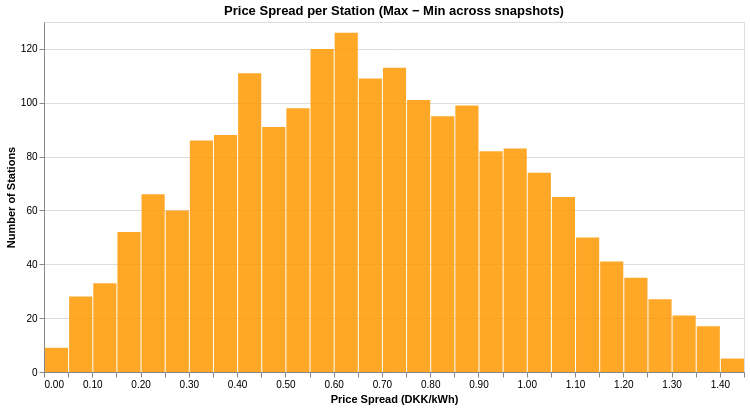

Notebook code cell kept with this figure:
### Code cell
# Price spread per station: how much does price vary over sim time?
price['PriceSpread'] = price['MaxPrice'] - price['MinPrice']

alt.Chart(price).mark_bar(color='#ff9800', opacity=0.85).encode(
    alt.X('PriceSpread:Q', bin=alt.Bin(maxbins=40), title='Price Spread (DKK/kWh)'),
    alt.Y('count()', title='Number of Stations'),
    tooltip=[
        alt.Tooltip('PriceSpread:Q', bin=alt.Bin(maxbins=40), title='Spread'),
        alt.Tooltip('count()', title='Stations'),
    ]
).properties(
    title='Price Spread per Station (Max − Min across snapshots)',
    width=700, height=350
).interactive()

### Figure 1 — Vega specification as saved in the notebook (floating-point values rounded to 4 significant figures)
{"$schema": "https://vega.github.io/schema/vega/v6.json", "data": [{"name": "param_1e9efca18e7a2868_store"}, {"name": "source_0", "values": [{"__count": 41, "bin_maxbins_40_PriceSpread": 1.15, "bin_maxbins_40_PriceSpread_end": 1.2}, {"__count": 109, "bin_maxbins_40_PriceSpread": 0.65, "bin_maxbins_40_PriceSpread_end": 0.7}, {"__count": 98, "bin_maxbins_40_PriceSpread": 0.5, "bin_maxbins_40_PriceSpread_end": 0.55}, {"__count": 120, "bin_maxbins_40_PriceSpread": 0.55, "bin_maxbins_40_PriceSpread_end": 0.6}, {"__count": 113, "bin_maxbins_40_PriceSpread": 0.7, "bin_maxbins_40_PriceSpread_end": 0.75}, {"__count": 111, "bin_maxbins_40_PriceSpread": 0.4, "bin_maxbins_40_PriceSpread_end": 0.45}, {"__count": 101, "bin_maxbins_40_PriceSpread": 0.75, "bin_maxbins_40_PriceSpread_end": 0.8}, {"__count": 65, "bin_maxbins_40_PriceSpread": 1.05, "bin_maxbins_40_PriceSpread_end": 1.1}, {"__count": 91, "bin_maxbins_40_PriceSpread": 0.45, "bin_maxbins_40_PriceSpread_end": 0.5}, {"__count": 95, "bin_maxbins_40_PriceSpread": 0.8, "bin_maxbins_40_PriceSpread_end": 0.85}, {"__count": 82, "bin_maxbins_40_PriceSpread": 0.9, "bin_maxbins_40_PriceSpread_end": 0.95}, {"__count": 88, "bin_maxbins_40_PriceSpread": 0.35, "bin_maxbins_40_PriceSpread_end": 0.4}, {"__count": 126, "bin_maxbins_40_PriceSpread": 0.6, "bin_maxbins_40_PriceSpread_end": 0.65}, {"__count": 21, "bin_maxbins_40_PriceSpread": 1.3, "bin_maxbins_40_PriceSpread_end": 1.35}, {"__count": 33, "bin_maxbins_40_PriceSpread": 0.1, "bin_maxbins_40_PriceSpread_end": 0.15}, {"__count": 50, "bin_maxbins_40_PriceSpread": 1.1, "bin_maxbins_40_PriceSpread_end": 1.15}, {"__count": 74, "bin_maxbins_40_PriceSpread": 1.0, "bin_maxbins_40_PriceSpread_end": 1.05}, {"__count": 99, "bin_maxbins_40_PriceSpread": 0.85, "bin_maxbins_40_PriceSpread_end": 0.9}, {"__count": 83, "bin_maxbins_40_PriceSpread": 0.95, "bin_maxbins_40_PriceSpread_end": 1.0}, {"__count": 52, "bin_maxbins_40_PriceSpread": 0.15, "bin_maxbins_40_PriceSpread_end": 0.2}, {"__count": 86, "bin_maxbins_40_PriceSpread": 0.3, "bin_maxbins_40_PriceSpread_end": 0.35}, {"__count": 60, "bin_maxbins_40_PriceSpread": 0.25, "bin_maxbins_40_PriceSpread_end": 0.3}, {"__count": 17, "bin_maxbins_40_PriceSpread": 1.35, "bin_maxbins_40_PriceSpread_end": 1.4}, {"__count": 27, "bin_maxbins_40_PriceSpread": 1.25, "bin_maxbins_40_PriceSpread_end": 1.3}, {"__count": 66, "bin_maxbins_40_PriceSpread": 0.2, "bin_maxbins_40_PriceSpread_end": 0.25}, {"__count": 9, "bin_maxbins_40_PriceSpread": 0.0, "bin_maxbins_40_PriceSpread_end": 0.05}, {"__count": 28, "bin_maxbins_40_PriceSpread": 0.05, "bin_maxbins_40_PriceSpread_end": 0.1}, {"__count": 35, "bin_maxbins_40_PriceSpread": 1.2, "bin_maxbins_40_PriceSpread_end": 1.25}, {"__count": 5, "bin_maxbins_40_PriceSpread": 1.4, "bin_maxbins_40_PriceSpread_end": 1.45}]}, {"name": "source_0_y_domain___count", "values": [{"min": 5, "max": 126}]}], "signals": [{"name": "bin_maxbins_40_PriceSpread_bins", "value": {"fields": ["PriceSpread"], "fname": "bin_PriceSpread", "start": 0.0, "step": 0.05, "stop": 1.45}}, {"name": "unit", "value": {}, "on": [{"events": "pointermove", "update": "isTuple(group()) ? group() : unit"}]}, {"name": "param_1e9efca18e7a2868", "update": "vlSelectionResolve(\"param_1e9efca18e7a2868_store\", \"union\")"}, {"name": "param_1e9efca18e7a2868_PriceSpread", "on": [{"events": [{"source": "view", "type": "dblclick"}], "update": "null"}, {"events": {"signal": "param_1e9efca18e7a2868_translate_delta"}, "update": "panLinear(param_1e9efca18e7a2868_translate_anchor.extent_x, -param_1e9efca18e7a2868_translate_delta.x / width)"}, {"events": {"signal": "param_1e9efca18e7a2868_zoom_delta"}, "update": "zoomLinear(domain(\"x\"), param_1e9efca18e7a2868_zoom_anchor.x, param_1e9efca18e7a2868_zoom_delta)"}]}, {"name": "param_1e9efca18e7a2868_tuple", "on": [{"events": [{"signal": "param_1e9efca18e7a2868_PriceSpread"}], "update": "param_1e9efca18e7a2868_PriceSpread ? {unit: \"\", fields: param_1e9efca18e7a2868_tuple_fields, values: [param_1e9efca18e7a2868_PriceSpread]} : null"}]}, {"name": "param_1e9efca18e7a2868_tuple_fields", "value": [{"field": "PriceSpread", "channel": "x", "type": "R"}]}, {"name": "param_1e9efca18e7a2868_translate_anchor", "value": {}, "on": [{"events": [{"source": "scope", "type": "pointerdown"}], "update": "{x: x(unit), y: y(unit), extent_x: domain(\"x\")}"}]}, {"name": "param_1e9efca18e7a2868_translate_delta", "value": {}, "on": [{"events": [{"source": "window", "between": [{"source": "scope", "type": "pointerdown"}, {"source": "window", "type": "pointerup"}], "consume": true, "type": "pointermove"}], "update": "{x: param_1e9efca18e7a2868_translate_anchor.x - x(unit), y: param_1e9efca18e7a2868_translate_anchor.y - y(unit)}"}]}, {"name": "param_1e9efca18e7a2868_zoom_anchor", "on": [{"events": [{"source": "scope", "type": "wheel", "consume": true}], "update": "{x: invert(\"x\", x(unit)), y: invert(\"y\", y(unit))}"}]}, {"name": "param_1e9efca18e7a2868_zoom_delta", "on": [{"events": [{"source": "scope", "consume": true, "type": "wheel"}], "update": "pow(1.001, event.deltaY * pow(16, event.deltaMode))", "force": true}]}, {"name": "param_1e9efca18e7a2868_modify", "on": [{"events": {"signal": "param_1e9efca18e7a2868_tuple"}, "update": "modify(\"param_1e9efca18e7a2868_store\", param_1e9efca18e7a2868_tuple, true)"}]}], "marks": [{"type": "rect", "name": "marks", "from": {"data": "source_0"}, "encode": {"update": {"x2": {"field": "bin_maxbins_40_PriceSpread", "scale": "x", "offset": {"signal": "0.5 + (abs(scale(\"x\", datum[\"bin_maxbins_40_PriceSpread_end\"]) - scale(\"x\", datum[\"bin_maxbins_40_PriceSpread\"])) < 0.25 ? -0.5 * (0.25 - (abs(scale(\"x\", datum[\"bin_maxbins_40_PriceSpread_end\"]) - scale(\"x\", datum[\"bin_maxbins_40_PriceSpread\"])))) : 0.5)"}}, "fill": {"value": "#ff9800"}, "tooltip": {"signal": "{\"Spread\": !isValid(datum[\"bin_maxbins_40_PriceSpread\"]) || !isFinite(+datum[\"bin_maxbins_40_PriceSpread\"]) ? \"null\" : format(datum[\"bin_maxbins_40_PriceSpread\"], \"\") + \" – \" + format(datum[\"bin_maxbins_40_PriceSpread_end\"], \"\"), \"Stations\": format(datum[\"__count\"], \"\")}"}, "y": {"field": "__count", "scale": "y"}, "x": {"field": "bin_maxbins_40_PriceSpread_end", "scale": "x", "offset": {"signal": "0.5 + (abs(scale(\"x\", datum[\"bin_maxbins_40_PriceSpread_end\"]) - scale(\"x\", datum[\"bin_maxbins_40_PriceSpread\"])) < 0.25 ? 0.5 * (0.25 - (abs(scale(\"x\", datum[\"bin_maxbins_40_PriceSpread_end\"]) - scale(\"x\", datum[\"bin_maxbins_40_PriceSpread\"])))) : -0.5)"}}, "y2": {"value": 0, "scale": "y"}, "opacity": {"value": 0.85}}}, "clip": true, "style": ["bar"], "interactive": true}], "scales": [{"name": "x", "type": "linear", "domain": {"signal": "[bin_maxbins_40_PriceSpread_bins.start, bin_maxbins_40_PriceSpread_bins.stop]"}, "range": [0, {"signal": "width"}], "bins": {"signal": "bin_maxbins_40_PriceSpread_bins"}, "zero": false, "domainRaw": {"signal": "param_1e9efca18e7a2868[\"PriceSpread\"]"}}, {"name": "y", "type": "linear", "domain": [{"signal": "(data(\"source_0_y_domain___count\")[0] || {}).min"}, {"signal": "(data(\"source_0_y_domain___count\")[0] || {}).max"}], "range": [{"signal": "height"}, 0], "zero": true, "nice": true}], "axes": [{"scale": "y", "maxExtent": 0, "labels": false, "tickCount": {"signal": "ceil(height/40)"}, "ticks": false, "minExtent": 0, "gridScale": "x", "domain": false, "orient": "left", "grid": true, "aria": false, "zindex": 0}, {"scale": "x", "labelFlush": true, "zindex": 0, "orient": "bottom", "tickCount": {"signal": "ceil(width/10)"}, "labelOverlap": true, "title": "Price Spread (DKK/kWh)", "grid": false}, {"scale": "y", "labelOverlap": true, "grid": false, "tickCount": {"signal": "ceil(height/40)"}, "title": "Number of Stations", "orient": "left", "zindex": 0}], "title": {"text": "Price Spread per Station (Max − Min across snapshots)", "frame": "group"}, "width": 700, "background": "white", "padding": 5, "style": "cell", "height": 350}
